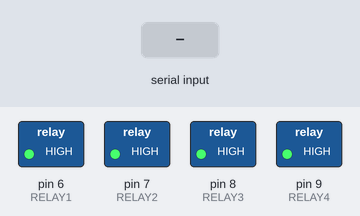
Bench run of a sketch on a simulated Arduino Uno, built with avr-gcc and run on an emulated ATmega328P. On the bench: switched loads named in the sketch (green lamp = pin HIGH). The test bench sets the inputs (shaded band).

Above: at 1.2 s.
1.3 s: "a" received over Serial
At 2.0 s:
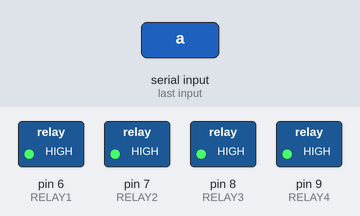
2.9 s: "s" received over Serial
At 4.2 s:
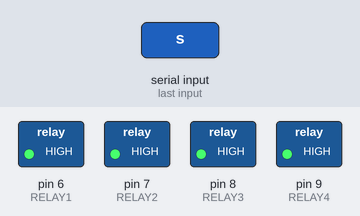
4.5 s: "d" received over Serial
At 5.6 s:
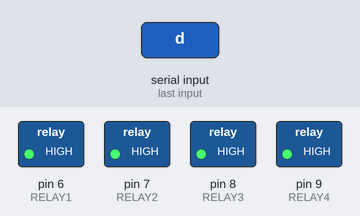
6.1 s: "f" received over Serial
At 6.8 s:
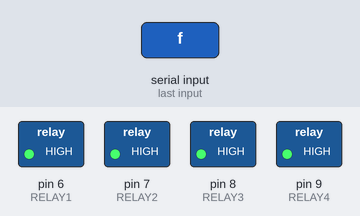
Timing chart, 0 to 8.7 s (numbered marks = the images above; inputs shaded):
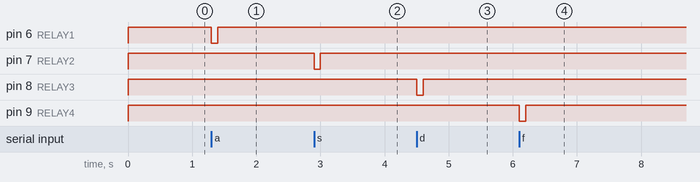

The sketch:

Relay.ino
```cpp
// Basic 4 Realy board connection
// Each relay is turned on for 2 seconds and then off.
// You can here them click as there state changes from off to on and on to
// off.
// You will also see the corresponding Red LED on the 4 Relay board
// light up when the relay is on.

//  define names for the 4 Digital pins On the Arduino
// These data pins link to 4 Relay board pins IN1, IN2, IN3, IN4

#define RELAY1  6
#define RELAY2  7
#define RELAY3  8
#define RELAY4  9

int delayVal = 100;

void setup()
{
  // Initialise the Arduino data pins for OUTPUT
  Serial.begin(115200);
  pinMode(RELAY1, OUTPUT);
  pinMode(RELAY2, OUTPUT);
  pinMode(RELAY3, OUTPUT);
  pinMode(RELAY4, OUTPUT);
  digitalWrite(RELAY1, HIGH);
  digitalWrite(RELAY2, HIGH);
  digitalWrite(RELAY3, HIGH);
  digitalWrite(RELAY4, HIGH);
}

void loop()
{
  switch (Serial.read())
  {
    case 'a':
      digitalWrite(RELAY1, LOW);          // Turns ON Relays 1
      delay(delayVal);                    // Wait 2 seconds
      Serial.flush();
      break;

    case 's':
      digitalWrite(RELAY2, LOW);          // Turns ON Relays 2
      delay(delayVal);                                      // Wait 2 seconds
      Serial.flush();
      break;

    case 'd':
      digitalWrite(RELAY3, LOW);          // Turns ON Relays 3
      delay(delayVal);                                      // Wait 2 seconds
      Serial.flush();
      break;

    case 'f':
      digitalWrite(RELAY4, LOW);          // Turns ON Relays 4
      delay(delayVal);                                      // Wait 2 seconds
      Serial.flush();
      break;

    default:
      digitalWrite(RELAY1, HIGH);
      digitalWrite(RELAY2, HIGH);
      digitalWrite(RELAY3, HIGH);
      digitalWrite(RELAY4, HIGH);
      break;
  }
}
```

Measured:
- after the input at 1.3 s, pin 6 (RELAY1): HIGH → LOW at once, → HIGH 0.10 s later
- after the input at 2.9 s, pin 7 (RELAY2): HIGH → LOW at once, → HIGH 0.10 s later
- after the input at 4.5 s, pin 8 (RELAY3): HIGH → LOW at once, → HIGH 0.10 s later
- after the input at 6.1 s, pin 9 (RELAY4): HIGH → LOW at once, → HIGH 0.10 s later
